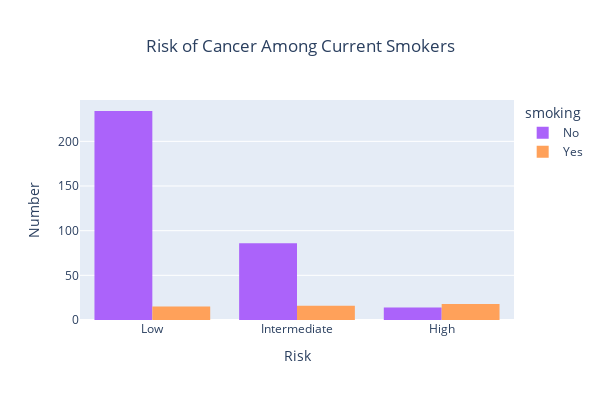
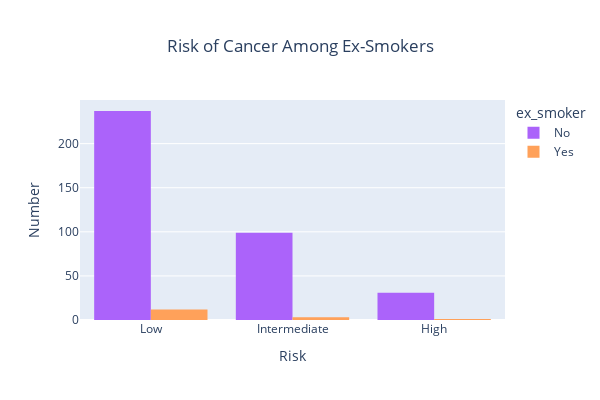
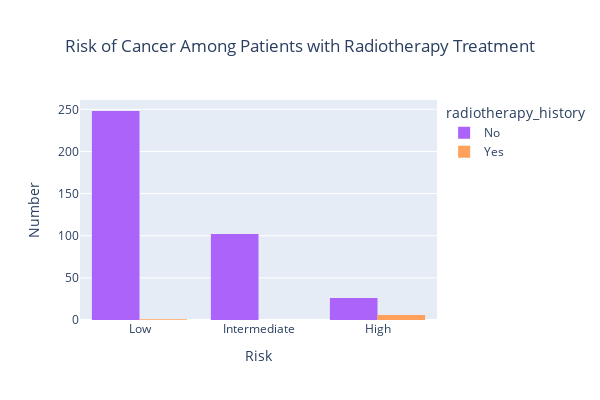

Here is the notebook cell these charts were saved with, in order:
### Markdown cell above
**Observations:**
* Number of non smokers is significantly higher than smokers
* Even more people had never smoked before
* Smokers tend to be older than non-smokers
* Median age of smokers is ~ 52 years
* Median age of non smokers is ~ 36 years
* Patients under 20 do not smoke

### Code cell
# Create new columns for ex-smoker and smoker status based on smoking history
df['ex_smoker'] = ((df['smoking'] == 'No') & (df['smoking_history'] == 'Yes')).map({True: "Yes", False: "No"})
df['smoker'] = ((df['smoking'] == 'No') & (df['smoking_history'] == 'No')).map({False: "Yes", True: "No"})

# Histogram for risk of cancer among current smokers
fig = px.histogram(
    df, 
    x="risk", 
    color="smoking", 
    barmode='group',
    title="Risk of Cancer Among Current Smokers",
    nbins=50,
    color_discrete_map={
        'setosa': 'lightcyan', 
        'versicolor': 'royalblue',
        'virginica': 'darkblue'
    }
)

# Update layout properties of the figure
fig.update_layout(
    width=600, 
    height=400,
    yaxis_title='Number',
    xaxis_title='Risk',
    title={
        'xanchor': 'center',
        'yanchor': 'top',
        'x': 0.5,
        'y': 0.9
    }
)

# Display the figure
fig.show()

# Histogram for risk of cancer among ex-smokers
fig = px.histogram(
    df, 
    x="risk", 
    color="ex_smoker", 
    barmode='group',
    title="Risk of Cancer Among Ex-Smokers",
    nbins=50,
    color_discrete_map={
        'setosa': 'lightcyan', 
        'versicolor': 'royalblue',
        'virginica': 'darkblue'
    }
)

# Update layout properties of the figure
fig.update_layout(
    width=600, 
    height=400,
    yaxis_title='Number',
    xaxis_title='Risk',
    title={
        'xanchor': 'center',
        'yanchor': 'top',
        'x': 0.5,
        'y': 0.9
    }
)

# Display the figure
fig.show()

# Histogram for risk of cancer among patients with radiotherapy treatment
fig = px.histogram(
    df, 
    x="risk", 
    color="radiotherapy_history", 
    barmode='group',
    title="Risk of Cancer Among Patients with Radiotherapy Treatment",
    nbins=50,
    color_discrete_map={
        'setosa': 'lightcyan', 
        'versicolor': 'royalblue',
        'virginica': 'darkblue'
    }
)

# Update layout properties of the figure
fig.update_layout(
    width=600, 
    height=400,
    yaxis_title='Number',
    xaxis_title='Risk',
    title={
        'xanchor': 'center',
        'yanchor': 'top',
        'x': 0.5,
        'y': 0.9
    }
)

# Display the figure
fig.show()

### Figure 1 — Plotly figure (JSON) as saved in the notebook; plotly's stock layout.template omitted (floating-point values rounded to 4 significant figures; data arrays with more than 128 entries replaced by an {"elided": "..."} marker saying what was removed)
{"data": [{"alignmentgroup": "True", "bingroup": "x", "hovertemplate": "smoking=No<br>risk=%{x}<br>count=%{y}<extra></extra>", "legendgroup": "No", "marker": {"color": "#ab63fa", "pattern": {"shape": ""}}, "name": "No", "nbinsx": 50, "offsetgroup": "No", "orientation": "v", "showlegend": true, "type": "histogram", "x": {"elided": "334 str values"}, "xaxis": "x", "yaxis": "y"}, {"alignmentgroup": "True", "bingroup": "x", "hovertemplate": "smoking=Yes<br>risk=%{x}<br>count=%{y}<extra></extra>", "legendgroup": "Yes", "marker": {"color": "#FFA15A", "pattern": {"shape": ""}}, "name": "Yes", "nbinsx": 50, "offsetgroup": "Yes", "orientation": "v", "showlegend": true, "type": "histogram", "x": ["Low", "Low", "Intermediate", "Low", "Low", "Low", "Low", "Low", "Low", "Low", "Intermediate", "Intermediate", "Low", "High", "Low", "Low", "Low", "Low", "Low", "Intermediate", "Intermediate", "Intermediate", "Intermediate", "Intermediate", "Intermediate", "Intermediate", "Intermediate", "High", "Intermediate", "Intermediate", "Intermediate", "High", "Intermediate", "High", "High", "High", "Intermediate", "High", "High", "High", "High", "High", "High", "High", "High", "High", "High", "High", "High"], "xaxis": "x", "yaxis": "y"}], "layout": {"barmode": "group", "height": 400, "legend": {"title": {"text": "smoking"}, "tracegroupgap": 0}, "title": {"text": "Risk of Cancer Among Current Smokers", "x": 0.5, "xanchor": "center", "y": 0.9, "yanchor": "top"}, "width": 600, "xaxis": {"anchor": "y", "domain": [0, 1], "title": {"text": "Risk"}}, "yaxis": {"anchor": "x", "domain": [0, 1], "title": {"text": "Number"}}}}

### Figure 2 — Plotly figure (JSON) as saved in the notebook; plotly's stock layout.template omitted (floating-point values rounded to 4 significant figures; data arrays with more than 128 entries replaced by an {"elided": "..."} marker saying what was removed)
{"data": [{"alignmentgroup": "True", "bingroup": "x", "hovertemplate": "ex_smoker=No<br>risk=%{x}<br>count=%{y}<extra></extra>", "legendgroup": "No", "marker": {"color": "#ab63fa", "pattern": {"shape": ""}}, "name": "No", "nbinsx": 50, "offsetgroup": "No", "orientation": "v", "showlegend": true, "type": "histogram", "x": {"elided": "367 str values"}, "xaxis": "x", "yaxis": "y"}, {"alignmentgroup": "True", "bingroup": "x", "hovertemplate": "ex_smoker=Yes<br>risk=%{x}<br>count=%{y}<extra></extra>", "legendgroup": "Yes", "marker": {"color": "#FFA15A", "pattern": {"shape": ""}}, "name": "Yes", "nbinsx": 50, "offsetgroup": "Yes", "orientation": "v", "showlegend": true, "type": "histogram", "x": ["Low", "Low", "Low", "Low", "Low", "Low", "Low", "Low", "Low", "Low", "Low", "Low", "Intermediate", "Intermediate", "Intermediate", "High"], "xaxis": "x", "yaxis": "y"}], "layout": {"barmode": "group", "height": 400, "legend": {"title": {"text": "ex_smoker"}, "tracegroupgap": 0}, "title": {"text": "Risk of Cancer Among Ex-Smokers", "x": 0.5, "xanchor": "center", "y": 0.9, "yanchor": "top"}, "width": 600, "xaxis": {"anchor": "y", "domain": [0, 1], "title": {"text": "Risk"}}, "yaxis": {"anchor": "x", "domain": [0, 1], "title": {"text": "Number"}}}}

### Figure 3 — Plotly figure (JSON) as saved in the notebook; plotly's stock layout.template omitted (floating-point values rounded to 4 significant figures; data arrays with more than 128 entries replaced by an {"elided": "..."} marker saying what was removed)
{"data": [{"alignmentgroup": "True", "bingroup": "x", "hovertemplate": "radiotherapy_history=No<br>risk=%{x}<br>count=%{y}<extra></extra>", "legendgroup": "No", "marker": {"color": "#ab63fa", "pattern": {"shape": ""}}, "name": "No", "nbinsx": 50, "offsetgroup": "No", "orientation": "v", "showlegend": true, "type": "histogram", "x": {"elided": "376 str values"}, "xaxis": "x", "yaxis": "y"}, {"alignmentgroup": "True", "bingroup": "x", "hovertemplate": "radiotherapy_history=Yes<br>risk=%{x}<br>count=%{y}<extra></extra>", "legendgroup": "Yes", "marker": {"color": "#FFA15A", "pattern": {"shape": ""}}, "name": "Yes", "nbinsx": 50, "offsetgroup": "Yes", "orientation": "v", "showlegend": true, "type": "histogram", "x": ["Low", "High", "High", "High", "High", "High", "High"], "xaxis": "x", "yaxis": "y"}], "layout": {"barmode": "group", "height": 400, "legend": {"title": {"text": "radiotherapy_history"}, "tracegroupgap": 0}, "title": {"text": "Risk of Cancer Among Patients with Radiotherapy Treatment", "x": 0.5, "xanchor": "center", "y": 0.9, "yanchor": "top"}, "width": 600, "xaxis": {"anchor": "y", "domain": [0, 1], "title": {"text": "Risk"}}, "yaxis": {"anchor": "x", "domain": [0, 1], "title": {"text": "Number"}}}}
